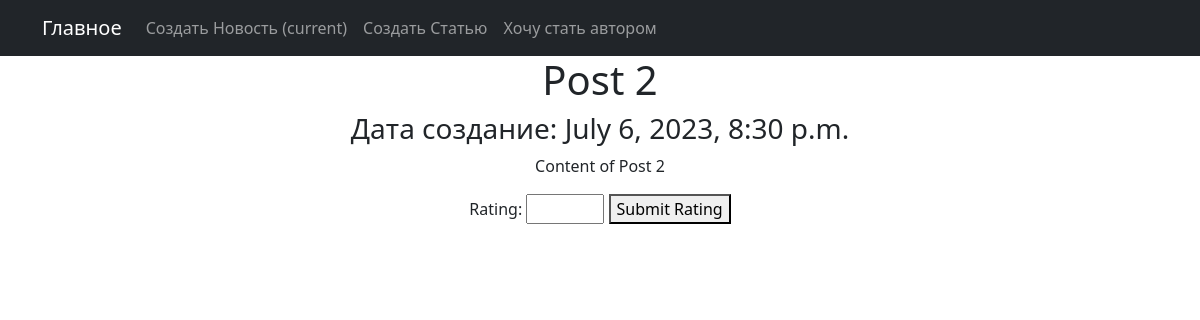
Page /2/ on the committed database.
### news/models.py (models this page shows, shortened)
class Post(models.Model):
    author = models.ForeignKey(Author, on_delete=models.CASCADE)
    POST_TYPE_CHOICES = [
        ('article', 'Article'),
        ('news', 'News'),
    ]
    post_type = models.CharField(max_length=7, choices=POST_TYPE_CHOICES)
    created_at = models.DateTimeField(auto_now_add=True)
    categories = models.ManyToManyField(Category, through='PostCategory')
    title = models.CharField(max_length=200)
    content = models.TextField()
    rating = models.IntegerField(default=0)
    class Meta:
        permissions = [
            ("can_edit_post", "Can edit own post"),
            ("can_delete_post", "Can delete own post"),
        ]

### news/views.py (the view)
# urls.py: path('<int:pk>/', PostDetail.as_view(), name='post_detail'),
class PostDetail(DetailView):
    model = Post
    template_name = 'post.html'
    context_object_name = 'post'
    def post(self, request, *args, **kwargs):
        post = self.get_object()
        rating = request.POST.get('rating')
        if rating:
            post.rating = int(rating)
            post.save()
        return render(request, self.template_name, {self.context_object_name: post})

### news/context_processors.py (called while the page is built)
def user_groups(request):
    return {'user_groups': request.user.groups.values_list('name', flat=True)}

### news/templatetags/custom_mat.py (called while the page is built)
@register.filter()
def censor(value):
    if not isinstance(value, str):
        raise ValueError("Censor filter can only be applied to string variables.")
    words = re.findall(r'\b\w+\b', value)  # Разбиваем текст на отдельные слова
    for word in words:
        if word.lower() in PROFANITY_LIST:
            censored_word = ' Не хорошее слово - ' + word[0] + '*' * (len(word) - 1)
            value = re.sub(r'\b' + re.escape(word) + r'\b', censored_word, value)
    return value

### news/templates/post.html (shortened to what this page needs)
{% extends 'default.html' %}
{% load custom_mat %}
{% load custom_tags %}
{% block content %}
<h1>{{ post.title }}</h1>
<h3>Дата создание: {{ post.created_at }}</h3>
<p>{{ post.content|censor }}</p>
<form method="post" action="{% url 'post_detail' pk=post.pk %}">
  <label for="rating">Rating:</label>
  <input type="number" name="rating" id="rating" min="0" max="5">
  <button type="submit">Submit Rating</button>
</form>
{% endblock content %}

### rows in the picture
Post: title "Post 2", created_at "July 6, 2023, 8:30 p.m.", content|censor "Content of Post 2"
